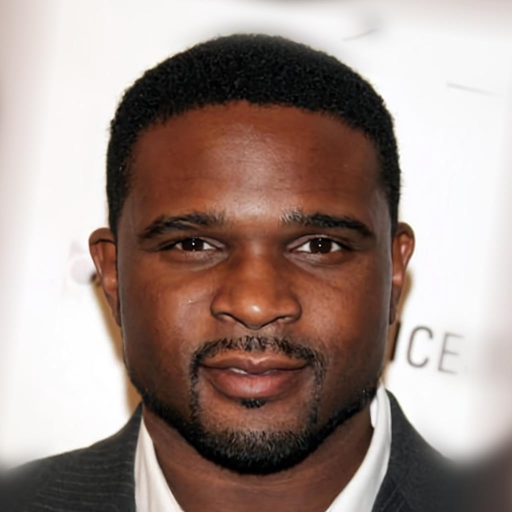
#> input picture imgs/celebahq/CelebA-HQ-img/23071.jpg, 1024 x 1024 px, given in place of 0.jpg, which was not available (shown at 1/2 size)
$ python mask_to_edge.py
#> lines starting #> are read from the running program, lines starting #| are printed output that depends on the picture; after the words box and inside, x2 and y2 are one past the last pixel; in counts of white or black regions, pixels touching at a corner belong together; pictures that were not available may be replaced by others from this repository, and a replacement may not be noted
# Copyright (c) Microsoft Corporation.
# Licensed under the MIT License.

import os
import cv2
from PIL import Image
import numpy as np
from skimage import feature
# parts = ['skin', 'hair', 'l_brow', 'r_brow', 'l_eye', 'r_eye', 'l_ear', 'r_ear', 'nose', 'u_lip', 'mouth', 'l_lip', 'neck',
#             'cloth', 'hat', 'eye_g', 'ear_r', 'neck_l']
inner_parts = ['skin', 'l_brow', 'r_brow', 'l_eye', 'r_eye', 'l_ear', 'r_ear', 'nose', 'u_lip', 'mouth', 'l_lip', 'eye_g', 'hair']
root = 'C:/Data/CelebAMask-HQ'

def get_edges(edge, t):
    edge[:,1:] = edge[:,1:] | (t[:,1:] != t[:,:-1])
    edge[:,:-1] = edge[:,:-1] | (t[:,1:] != t[:,:-1])
    edge[1:,:] = edge[1:,:] | (t[1:,:] != t[:-1,:])
    edge[:-1,:] = edge[:-1,:] | (t[1:,:] != t[:-1,:])
    return edge

for i in range(30000):
    img = Image.open(os.path.join(root, 'CelebA-HQ-img', str(i) + '.jpg')).resize((512, 512), resample=Image.BILINEAR)
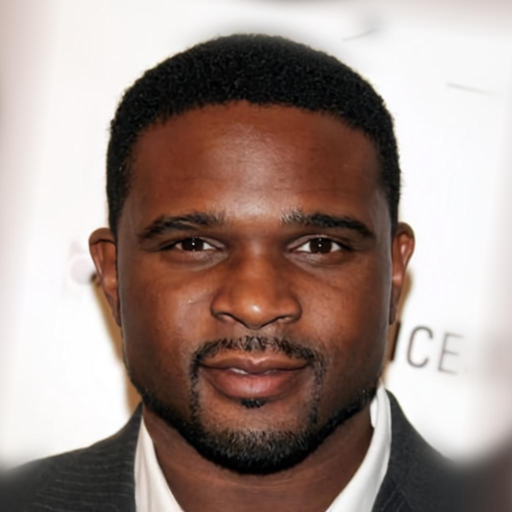
#> img: PIL image 512x512 RGB; mean R, G, B 159.5, 141.4, 134.5
    inner_label = np.ones(img.size, dtype=np.uint8)
    edges = np.zeros(img.size, dtype=np.uint8)
    subfolder = str(i // 2000)
    for part in inner_parts:
        edge = np.zeros(img.size, dtype=np.uint8)  #this for distance transform map on each facial part
        path = os.path.join(root, 'CelebAMask-HQ-mask-anno', subfolder, str(i).zfill(5) + '_' + part + '.png')
        if os.path.exists(path):
            part_label = Image.open(path).convert('L')
            part_label = np.array(part_label)
            if part == 'hair':
                inner_label[part_label == 255] = 1
            else:
                inner_label[part_label == 255] = 0
            edges = get_edges(edges, part_label)
            edge = get_edges(edge, part_label)
        im_dist = cv2.distanceTransform(255-edge*255, cv2.DIST_L1, 3)
        im_dist = np.clip((im_dist / 3), 0, 255).astype(np.uint8)
        #Image.fromarray(im_dist).save(os.path.join(root, 'CelebAMask-HQ-mask-anno', 'parsing_edges', str(i).zfill(5) + '_{}.png'.format(part)))

    # canny edge for background
    canny_edges = feature.canny(np.array(img.convert('L')))
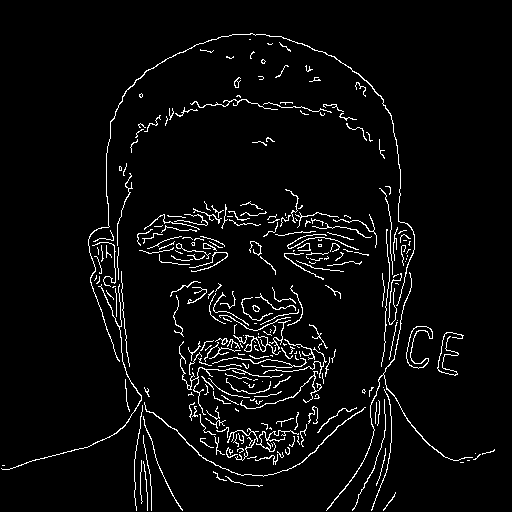
#> canny_edges: shape (512, 512) bool; 4.3% white in thin lines or dots
    canny_edges = canny_edges * inner_label

    edges += canny_edges
    Image.fromarray(edges * 255).save(os.path.join(root, 'CelebAMask-HQ-mask-anno', 'parsing_edges', str(i).zfill(5) + '.png'))
#> pass 2 of the loop `for i in range(30000):`:
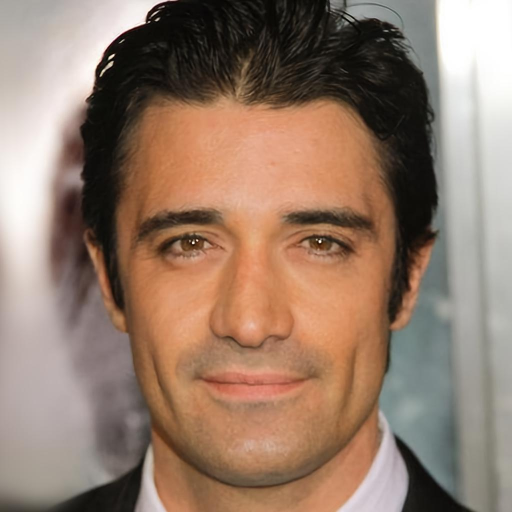
#> input picture imgs/celebahq/CelebA-HQ-img/25807.jpg, 1024 x 1024 px, given in place of 1.jpg, which was not available (shown at 1/2 size)
#> `img = Image.open(os.path.join(root, 'CelebA-HQ-img', str(i) + '.jpg'))..`:
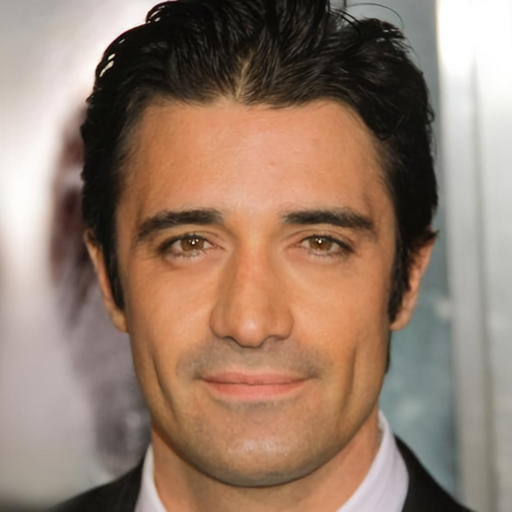
#> img: PIL image 512x512 RGB; mean R, G, B 148.9, 123.8, 107.2
#> `canny_edges = feature.canny(np.array(img.convert('L')))`:
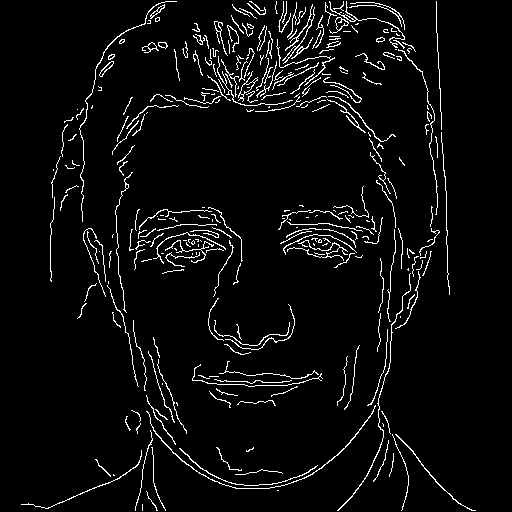
#> canny_edges: shape (512, 512) bool; 4.6% white in thin lines or dots, all inside (x1, y1, x2, y2) = (21, 1, 476, 511)
#> (the run stopped early here; a loop or call above may not have finished)
